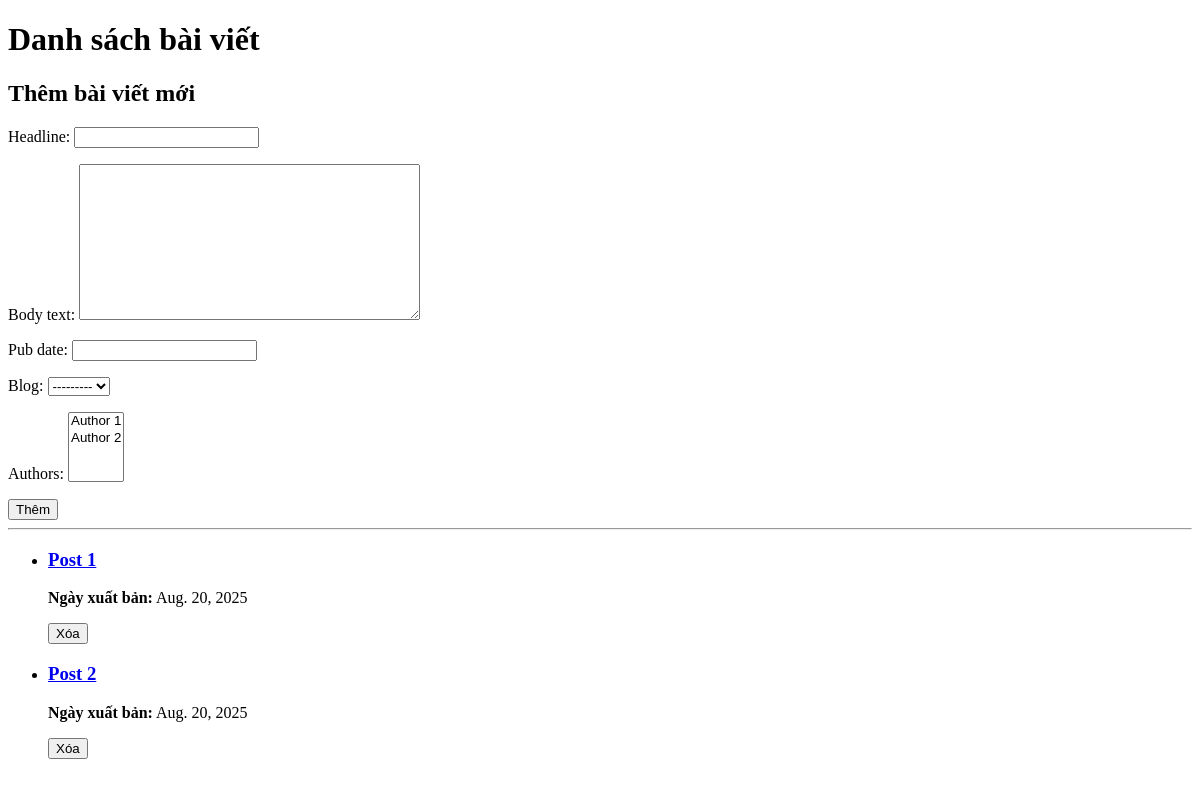
Before: / with the older database file.
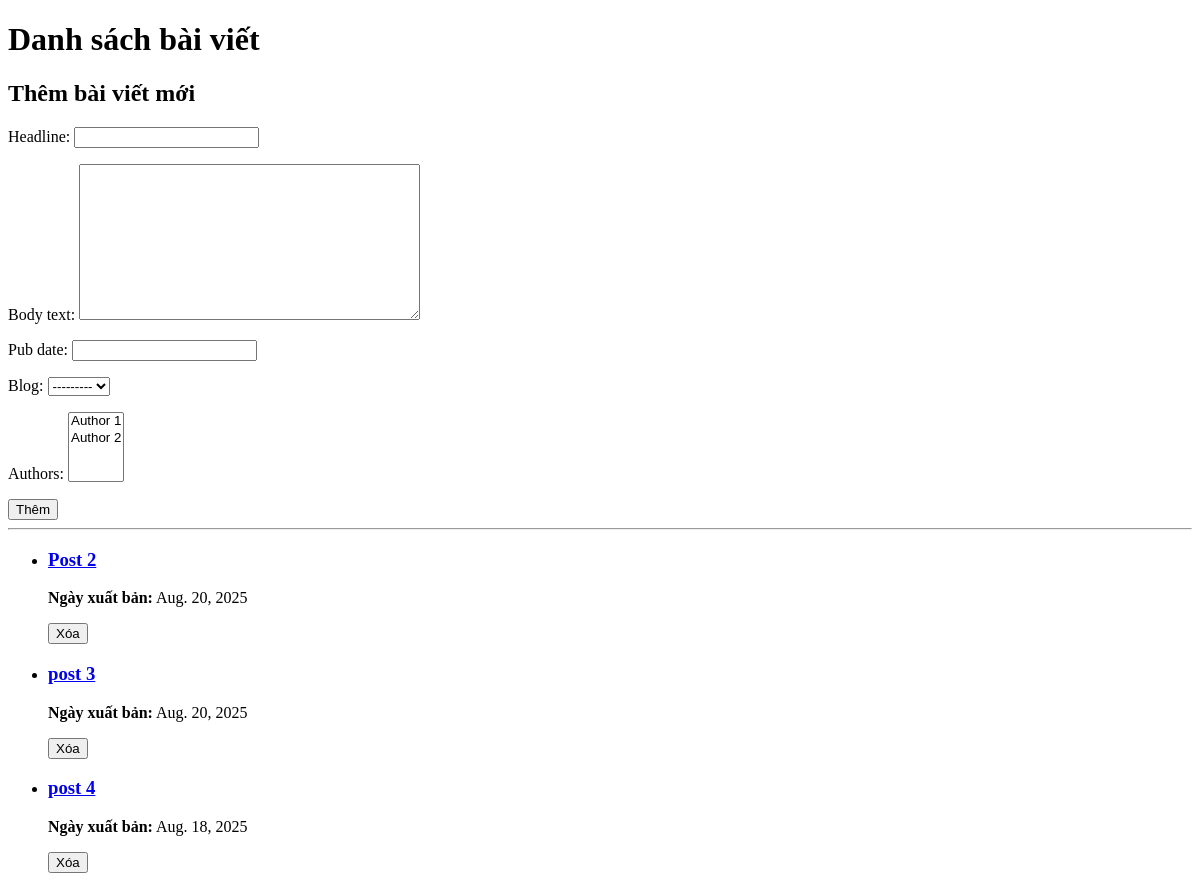
After: the same page with the newer database file.
### myapp/models.py (models this page shows, shortened)
class Entry(models.Model):
    blog = models.ForeignKey(Blog, on_delete=models.CASCADE)
    headline = models.CharField(max_length=255)
    body_text = models.TextField()
    pub_date = models.DateField()
    mod_date = models.DateField(default=date.today)
    authors = models.ManyToManyField(Author)
    number_of_comments = models.IntegerField(default=0)
    number_of_pingbacks = models.IntegerField(default=0)
    rating = models.IntegerField(default=5)

### myapp/views.py (the view)
# urls.py: path('', entry_list, name='entry_list'),
def entry_list(request):
    entries = Entry.objects.all()
    form = EntryForm()
    if request.method == 'POST':
        form = EntryForm(request.POST)
        if form.is_valid():
            form.save()
            return redirect('myapp:entry_list')
    return render(request, 'myapp/entry_list.html', {'entries': entries, 'form': form})

### myapp/views.py
class EntryForm(forms.ModelForm):
    class Meta:
        model = Entry
        fields = ['headline', 'body_text', 'pub_date', 'blog', 'authors']

### myapp/models.py (called while the page is built)
    def __str__(self):
        return self.name

    def __str__(self):
        return self.name

### myapp/templates/myapp/entry_list.html (shortened to what this page needs)
<!DOCTYPE html>
<html>
<head>
</head>
<body>
    <h1>Danh sách bài viết</h1>
    <h2>Thêm bài viết mới</h2>
    <form method="post">
        {{ form.as_p }}
        <button type="submit">Thêm</button>
    </form>
    <hr>
    {% if entries %}
        <ul>
        {% for entry in entries %}
            <li>
                <h3><a href="{% url 'myapp:entry_detail' entry.pk %}">{{ entry.headline }}</a></h3>
                <p><strong>Ngày xuất bản:</strong> {{ entry.pub_date }}</p>
                <form method="post" action="{% url 'myapp:entry_delete' entry.pk %}" style="display:inline;">
                    <button type="submit" onclick="return confirm('Bạn có chắc muốn xóa?');">Xóa</button>
                </form>
            </li>
        {% endfor %}
        </ul>
    {% else %}
        <p>Không có bài viết nào.</p>
    {% endif %}
</body>
</html>

Changed rows visible on the page:
removed Entry: headline "Post 1", pub_date "Aug. 20, 2025"
added Entry: headline "post 3", pub_date "Aug. 20, 2025"
added Entry: headline "post 4", pub_date "Aug. 18, 2025"
